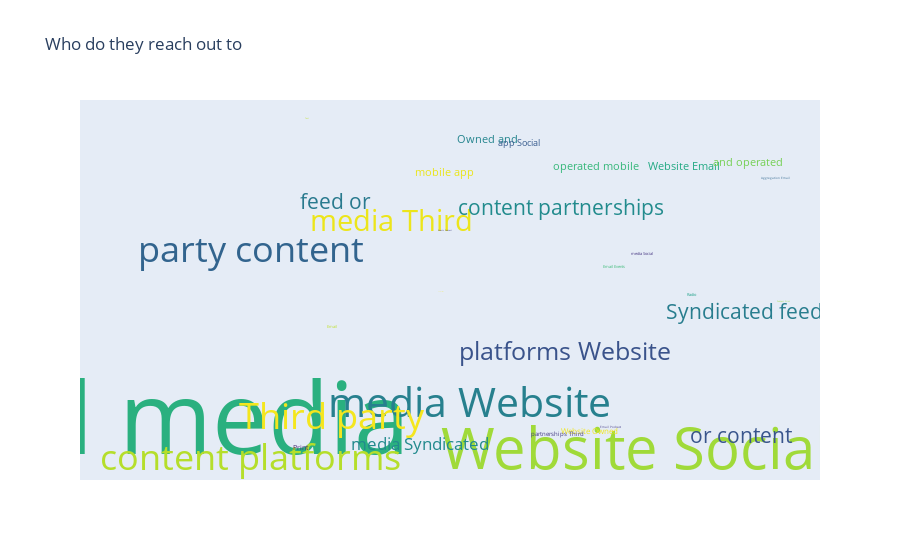

The notebook cell this image was saved under:
### Code cell
full_text = get_text (df, "distribution")
fig = plotly_wordcloud (full_text)

fig.update_layout(title = "Who do they reach out to")
fig.show()

### Figure 1 — Plotly figure (JSON) as saved in the notebook; plotly's stock layout.template omitted (floating-point values rounded to 4 significant figures)
{"data": [{"hoverinfo": "text", "hovertext": ["Social media1.0", "Website Social0.5764705882352941", "media Website0.40784313725490196", "Third party0.3568627450980392", "party content0.3568627450980392", "content platforms0.3568627450980392", "media Third0.2901960784313726", "platforms Website0.24705882352941178", "Syndicated feed0.20784313725490197", "feed or0.20784313725490197", "or content0.20784313725490197", "content partnerships0.20784313725490197", "media Syndicated0.16862745098039217", "Website Email0.11372549019607843", "Owned and0.10588235294117647", "and operated0.10588235294117647", "operated mobile0.10588235294117647", "mobile app0.10588235294117647", "app Social0.09019607843137255", "Website Owned0.08235294117647059", "Print0.07450980392156863", "partnerships Third0.06274509803921569", "Radio0.043137254901960784", "media Social0.043137254901960784", "Email0.03529411764705882", "Email Events0.03529411764705882", "Email Podcast0.03137254901960784", "Aggregation Email0.027450980392156862", "Podcast Print0.023529411764705882", "Text0.0196078431372549", "Events Podcast0.0196078431372549", "Television0.011764705882352941"], "mode": "text", "text": ["Social media", "Website Social", "media Website", "Third party", "party content", "content platforms", "media Third", "platforms Website", "Syndicated feed", "feed or", "or content", "content partnerships", "media Syndicated", "Website Email", "Owned and", "and operated", "operated mobile", "mobile app", "app Social", "Website Owned", "Print", "partnerships Third", "Radio", "media Social", "Email", "Email Events", "Email Podcast", "Aggregation Email", "Podcast Print", "Text", "Events Podcast", "Television"], "textfont": {"color": ["rgb(42, 176, 127)", "rgb(160, 218, 57)", "rgb(39, 128, 142)", "rgb(244, 230, 30)", "rgb(50, 100, 142)", "rgb(181, 222, 43)", "rgb(236, 229, 27)", "rgb(58, 83, 139)", "rgb(40, 125, 142)", "rgb(41, 122, 142)", "rgb(57, 85, 140)", "rgb(34, 139, 141)", "rgb(35, 138, 141)", "rgb(35, 169, 131)", "rgb(37, 133, 142)", "rgb(117, 208, 84)", "rgb(53, 183, 121)", "rgb(234, 229, 26)", "rgb(55, 91, 141)", "rgb(239, 229, 28)", "rgb(72, 38, 119)", "rgb(68, 58, 131)", "rgb(31, 161, 136)", "rgb(69, 53, 129)", "rgb(189, 223, 38)", "rgb(58, 186, 118)", "rgb(68, 59, 132)", "rgb(49, 103, 142)", "rgb(155, 217, 60)", "rgb(189, 223, 38)", "rgb(66, 65, 134)", "rgb(241, 229, 29)"], "size": [100, 57.65, 40.78, 35.69, 35.69, 35.69, 29.02, 24.71, 20.78, 20.78, 20.78, 20.78, 16.86, 11.37, 10.59, 10.59, 10.59, 10.59, 9.02, 8.235, 7.451, 6.275, 4.314, 4.314, 3.529, 3.529, 3.137, 2.745, 2.353, 1.961, 1.961, 1.176]}, "type": "scatter", "x": [2, 149, 102, 63, 40, 40, 80, 129, 180, 64, 179, 128, 88, 163, 107, 181, 138, 95, 116, 136, 54, 127, 165, 151, 63, 143, 142, 189, 191, 56, 95, 94], "y": [38, 10, 62, 48, 229, 3, 261, 120, 163, 283, 28, 276, 19, 323, 352, 327, 322, 316, 348, 35, 17, 32, 184, 228, 149, 214, 40, 310, 177, 375, 254, 187]}], "layout": {"title": {"text": "Who do they reach out to"}, "xaxis": {"showgrid": false, "showticklabels": false, "zeroline": false}, "yaxis": {"showgrid": false, "showticklabels": false, "zeroline": false}}}
